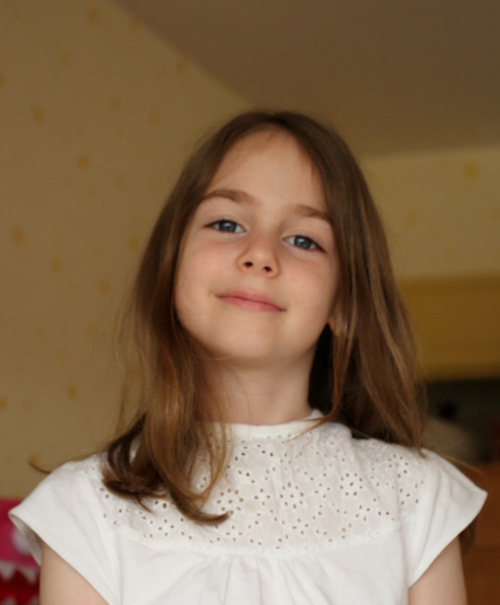
#> input picture data/openCV/girl.jpg, 1000 x 1209 px, found by its file name (shown at 1/2 size)
$ jupyter execute --allow-errors 'Lecture57_[Mar27]_Python(16)_openCV.ipynb'   (shell and % lines are left out)
#> lines starting #> are read from the running program, lines starting #| are printed output that depends on the picture; after the words box and inside, x2 and y2 are one past the last pixel; in counts of white or black regions, pixels touching at a corner belong together
# `openCV`
- open source computer vision library
- 이미지 형식 변환, 필터 처리, 얼굴 인식, 물체 인식, 문자 인식 등 이미지와 관련된 다양한 처리
- 머신러닝에서, 이미지를 숫자 배열 데이터로 변경

### `!pip install opencv-python` : install library
- COLAB에는 설치되어 있음

[cell 1]
import urllib.request as req
import cv2

[cell 2]
url = 'http://uta.pw/shodou/img/28/214.png'
req.urlretrieve(url, 'test.png')
#> (this line was passed over: the network is not available in this run)

## read img by openCV

[cell 3]
img = cv2.imread('test.png')
print (img)
#| None
#> (the rest of this cell did not finish here and is left out)

#> (a cell that did not finish here is left out)

[cell 5]
import matplotlib.pyplot as plt

filepath = 'girl.jpg'
img = cv2.imread(filepath)
#> img is the input picture: shape (1209, 1000, 3); mean B, G, R 79.7, 106.6, 132.2
cv2.imwrite('out.png', img)
#> Out = True

OpenCV에서 BGR 순 - matplotlib에서 RGB 순

[cell 6]
# plt.axis('off')
plt.imshow(cv2.cvtColor(img, cv2.COLOR_BGR2RGB))
plt.show()
plt.close()

[cell 7]
img = cv2.imread('out.png')

resizing

[cell 8]
im2 = cv2.resize(img, (600,300))
cv2.imwrite('out-resize.png', im2)
plt.imshow(cv2.cvtColor(im2, cv2.COLOR_BGR2RGB))
plt.show(); plt.close()

[cell 9]
im3 = cv2.resize(im2, (240, 400))
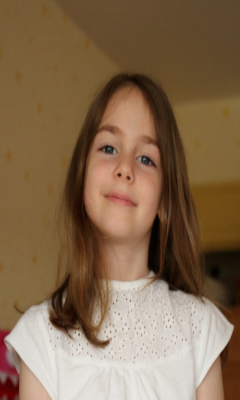
#> im3: shape (400, 240, 3); mean B, G, R 79.5, 106.4, 132
cv2.imwrite('out-resize2.png', im3)
plt.imshow(cv2.cvtColor(im3, cv2.COLOR_BGR2RGB))
plt.show(); plt.close()

[cell 10]
print (type(im3), len(img),len(im2),len(im3))
#| <class 'numpy.ndarray'> 1209 300 400

[cell 11]
img = cv2.imread('out.png')
im2 = img[250:650, 300:700]
#> im2: shape (400, 400, 3)
# plt.imshow(im2)
# plt.imshow(cv2.cvtColor(im2, cv2.COLOR_BGR2RGB))
im2 = cv2.resize(im2, (400, 500))
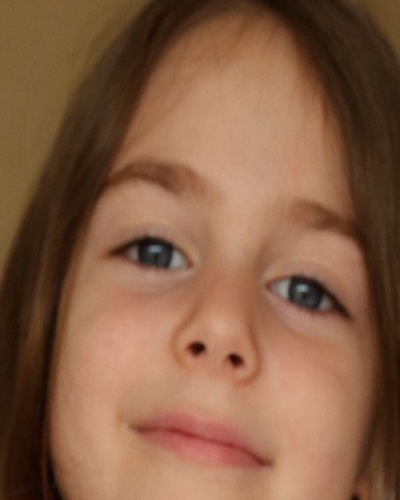
#> im2: shape (500, 400, 3); mean B, G, R 68.7, 94.4, 134.2
cv2.imwrite('cut-resize.png', im2)
plt.imshow(cv2.cvtColor(im2, cv2.COLOR_BGR2RGB))
plt.show(); plt.close()

## haarcascades file 지정해서 검출기 생성

- openCV는 haar-like 특징 학습기라 부르는 머신러닝을 사용해 얼굴 인식
- cascade file (얼굴요소 DB)를 사용해 눈-코-입과 같은 요소의 위치 관계 확인, 얼굴인지 확인
    - 정면, 웃는얼굴, 눈, 몸, 전체 등 다양한 cascade files
- [github > haarcascades](https://github.com/opencv/opencv/tree/master/data/haarcascades)

### 얼굴 검출 활용 - 자동 모자이크 처리
- 사생활 보호 위해 관계없는 사람의 얼굴 자동으로 모자이크 처리

[cell 12]
cascade_file = 'haarcascade_frontalface_alt.xml'
cascade = cv2.CascadeClassifier(cascade_file)

[cell 13]
filepath = 'girl.jpg'
img = cv2.imread(filepath)
img_gray = cv2.cvtColor(img, cv2.COLOR_BGR2GRAY)
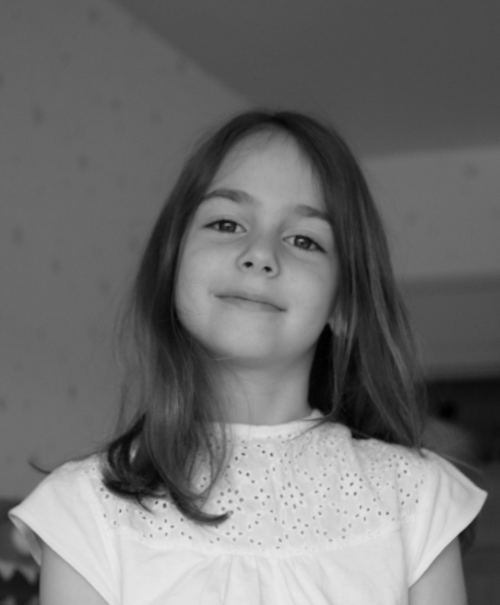
#> img_gray: shape (1209, 1000) (shown at 1/2 size); min 0, max 234, mean 111.2
print (img_gray)
#> (printed output is left out)

[cell 14]
face_list = cascade.detectMultiScale(img_gray, minSize=(150,150))
#> face_list = [[319, 308, 405, 405]]
if len(face_list) == 0 : print ('얼굴 인식 실패'); quit()
for (x,y,w,h) in face_list :
    print (f'얼굴의 좌표 = {x},  {y},  {w},  {h}')
    red = (0,0,255)
    cv2.rectangle(img, (x,y), (x+w, y+h), red, thickness=20)
#> this loop made 1 pass
#> (x, y, w, h, red) on pass 1: (319, 308, 405, 405, (0, 0, 255))
#| 얼굴의 좌표 = 319,  308,  405,  405
#> img: shape (1209, 1000, 3); 2.8% of pixels changed, all inside (x1, y1, x2, y2) = (309, 298, 735, 724)

[cell 15]
cv2.imwrite('face-detect.png', img)
plt.imshow(cv2.cvtColor(img, cv2.COLOR_BGR2RGB))
plt.show(); plt.close()

[cell 16]
def mosaic(img, rect, size) :
    (x1, y1, x2, y2) = rect
    w = x2-x1
    h = y2-y1
    i_rect = img[y1:y2, x1:x2]
    i_small = cv2.resize(i_rect, (size, size))
    i_mos = cv2.resize(i_small, (w, h), interpolation=cv2.INTER_AREA)
    img2 = img.copy()
    img2[y1:y2, x1:x2] = i_mos
    return img2

[cell 17]
img = cv2.imread('cat.png')
#> (the rest of this cell did not finish here and is left out)

#> (a cell that did not finish here is left out)

#> (a cell that did not finish here is left out)

plt.imshow(cv2.cvtColor(mos, cv2.COLOR_BGR2RGB))
plt.show(); plt.close()

#> (a cell that did not finish here is left out)

plt.imshow(cv2.cvtColor(mos, cv2.COLOR_BGR2RGB))
plt.show(); plt.close()

### 사람 얼굴에 자동으로 모자이크 처리

[cell 21]
img = cv2.imread('family.jpg')
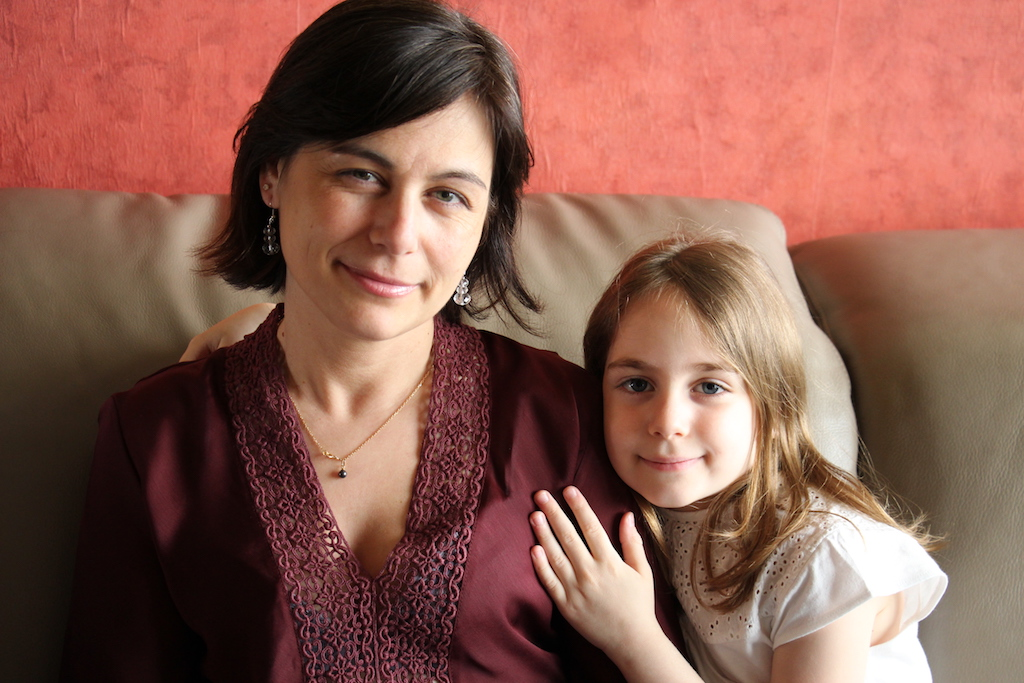
#> input picture data/openCV/family.jpg, 1024 x 683 px, found by its file name
#> img is the input picture: shape (683, 1024, 3); mean B, G, R 81.1, 93.8, 140
img_gray = cv2.cvtColor(img, cv2.COLOR_BGR2GRAY)
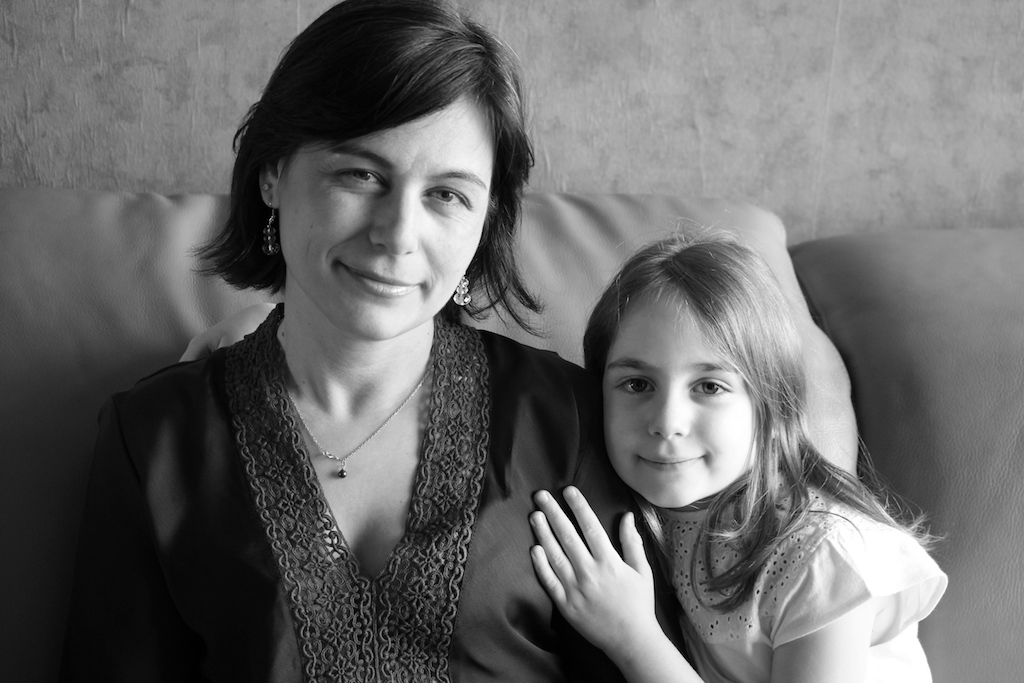
#> img_gray: shape (683, 1024); min 0, max 255, mean 106.2

face_list = cascade.detectMultiScale(img_gray, minSize=(150,150))
#> face_list = [[579, 312, 191, 191], [290, 98, 227, 227]]
if len(face_list) == 0 : quit()
for (x,y,w,h,) in face_list :
    cv2.rectangle(img, (x,y), (x+w, y+h), (255,0,0), thickness=10)
    img = mosaic(img, (x,y,x+w,y+h), 10)
#> this loop made 2 passes
#> (x, y, x1 in mosaic, y1 in mosaic, x2 in mosaic, y2 in mosaic) on passes 1 to 2: (579, 312, 579, 312, 770, 503), (290, 98, 290, 98, 517, 325)
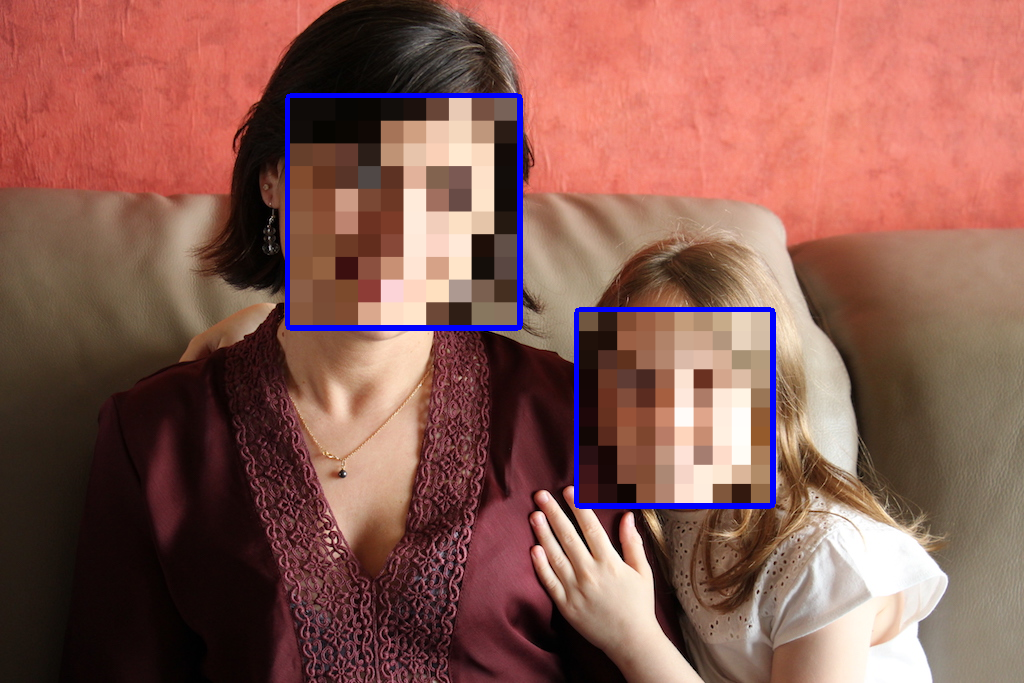
#> img: shape (683, 1024, 3); mean B, G, R 83.5, 92.6, 138.3

plt.imshow(cv2.cvtColor(img, cv2.COLOR_BGR2RGB))
plt.show(); plt.close()

[cell 22]
img = cv2.imread('out.png')
# img_gray = cv2.cvtColor(img, cv2.COLOR_BGR2RGB)

face_list = cascade.detectMultiScale(img, minSize=(150,150))
#> face_list = [[319, 308, 405, 405]]
if len(face_list) == 0 : quit()
for (x,y,w,h,) in face_list :
    cv2.rectangle(img, (x,y), (x+w, y+h), (0,0,0), thickness=20)
    img = mosaic(img, (x,y,x+w,y+h), 10)
#> this loop made 1 pass
#> (x, y, x1 in mosaic, y1 in mosaic, x2 in mosaic, y2 in mosaic) on pass 1: (319, 308, 319, 308, 724, 713)
#> pass 1, in mosaic (call 6), `i_mos = cv2.resize(i_small, (w, h), interpolation=cv2.INTER_AREA)`:
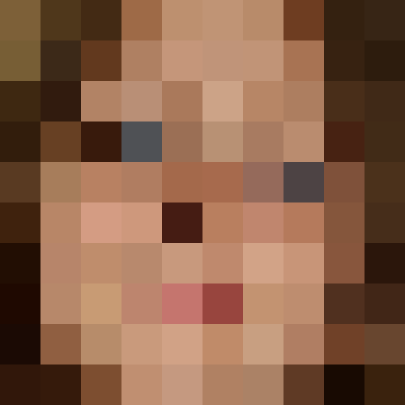
#> i_mos: shape (405, 405, 3); mean of channels 0, 1, 2 71.5, 95.7, 135.8; drawn as B, G, R

plt.imshow(cv2.cvtColor(img, cv2.COLOR_BGR2RGB))
plt.show(); plt.close()

## `openCV`의 얼굴 검출은 옆모습 & 기울어진 얼굴 검출력 떨어짐

[cell 23]
from scipy import ndimage

img = cv2.imread('girl.jpg')

def face_detect (img) :
    img_gray = cv2.cvtColor(img, cv2.COLOR_BGR2GRAY)
    face_list = cascade.detectMultiScale(img_gray, minSize=(300,300))
    for (x,y,w,h) in face_list :
        print (f'face : {x}  {y}  {w}  {h}')
        red = (0,0,255)
        cv2.rectangle(img, (x,y), (x+w,y+h), red, thickness=30)

for i in range(0, 9) :
    ang = i*10
    print ('---' + str(ang) + '---')
    img_r = ndimage.rotate(img, ang)
    face_detect(img_r)
    plt.subplot(3,3,i+1)
    plt.axis('off')
    plt.title(f'ange={str(ang)}')
    plt.imshow(cv2.cvtColor(img_r, cv2.COLOR_BGR2RGB))
#> this loop made 9 passes
#> face_list in face_detect on passes 1 to 4: [[319, 308, 405, 405]], [[394, 385, 409, 409]], [[451, 444, 408, 408]], [[494, 483, 409, 409]]
#> pass 3, in face_detect (call 3), `img_gray = cv2.cvtColor(img, cv2.COLOR_BGR2GRAY)`:
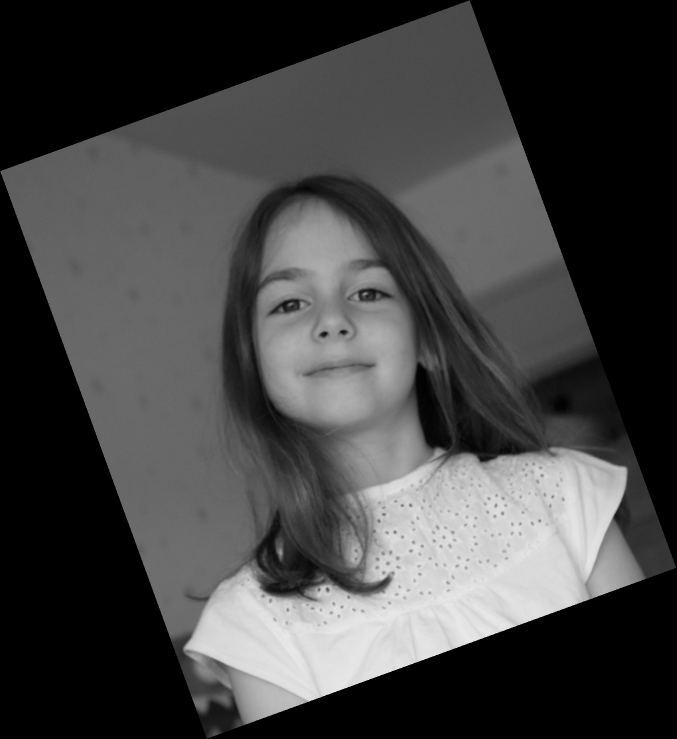
#> img_gray: shape (1478, 1353) (shown at 1/2 size); min 0, max 234, mean 67.1
#> after the loop:
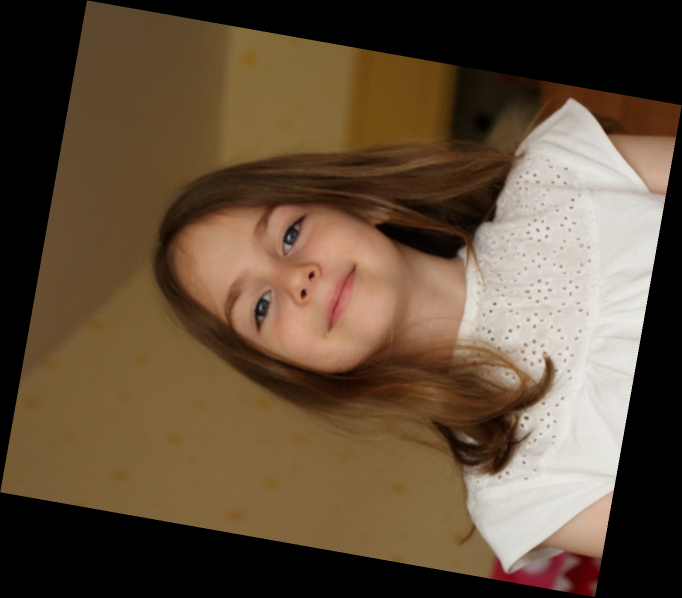
#> img_r: shape (1195, 1364, 3) (shown at 1/2 size); mean B, G, R 59, 79, 97.9

plt.show()
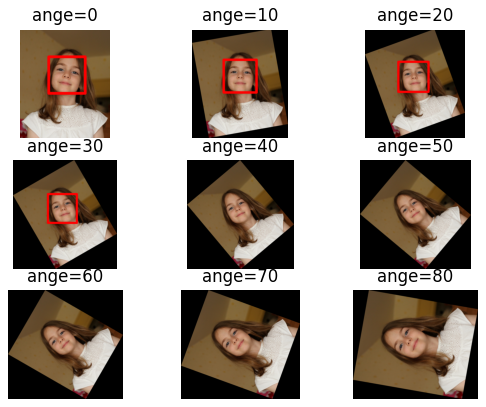
#> figure drawn by matplotlib, 9 panels
plt.close()
